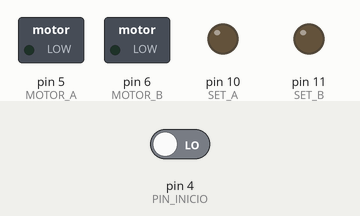
This sketch was run on a simulated Arduino Uno, built with avr-gcc and run on an emulated ATmega328P. On the bench: switched loads named in the sketch (green lamp = pin HIGH), output pins drawn as LEDs (lit = HIGH). Inputs (shaded band) come from the test bench; at power-on: pin 4 (PIN_INICIO) LOW. Pins used as bus, display or sensor lines are not drawn.

Above: at 1.2 s.
1.3 s: pin 4 (PIN_INICIO) driven HIGH
At 1.7 s:
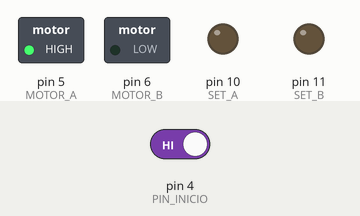
At 18.1 s:
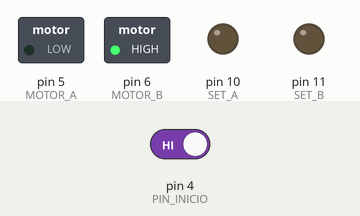
Timing chart, 0 to 18.9 s (numbered marks = the images above; inputs shaded):
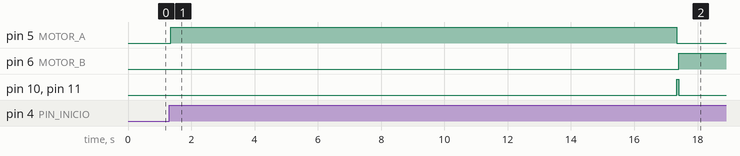

The sketch:

G5_Archivo_Arduino.ino
```cpp
// =====================================================
// CONTROL DE MOTOR + CONTADORES
// =====================================================
//
// PIN 4  -> Señal de inicio
// PIN 5  -> Motor A
// PIN 6  -> Motor B
// PIN 7  -> CLK contador ascendente (0 -> 15)
// PIN 9  -> CLK contador descendente (10 -> 0)
// PIN 10 -> SET contador descendente
// PIN 11 -> SET contador descendente
//
// SECUENCIA:
//
// PIN 4
//   |
//   +--> Motor dirección 1
//   |
//   +--> 15 pulsos PIN 7 (1 por segundo)
//   |
//   +--> Detener motor
//   |
//   +--> SET = 10 (PIN 10 y 11 una sola vez)
//   |
//   +--> Motor dirección 2
//   |
//   +--> 10 pulsos PIN 9 (1 por segundo)
//   |
//   +--> Detener motor
//   |
//   +--> Esperar nuevo inicio
//
// =====================================================


// -------------------------
// PINES
// -------------------------

const byte PIN_INICIO = 4;

const byte MOTOR_A = 5;
const byte MOTOR_B = 6;

const byte CLK_ASC = 7;
const byte CLK_DESC = 9;

const byte SET_A = 10;
const byte SET_B = 11;


// -------------------------
// TIEMPOS
// -------------------------

// Tiempo entre pulsos del contador
const unsigned long INTERVALO_PULSO = 1000;

// Duración del pulso HIGH
const unsigned long DURACION_PULSO = 50;

// Tiempo de debounce del botón/señal de inicio
const unsigned long DEBOUNCE = 50;


// -------------------------
// ESTADOS DEL SISTEMA
// -------------------------

enum Estado
{
  ESPERANDO,
  CONTANDO_ASCENDENTE,
  SETEANDO_10,
  CONTANDO_DESCENDENTE
};

Estado estado = ESPERANDO;


// -------------------------
// VARIABLES DE TIEMPO
// -------------------------

unsigned long ultimoPulso = 0;
unsigned long inicioSet = 0;


// -------------------------
// VARIABLES DE CONTADORES
// -------------------------

byte pulsosAsc = 0;
byte pulsosDesc = 0;


// -------------------------
// VARIABLES PARA PULSOS
// -------------------------

bool pulsoActivo = false;
byte pinPulsoActual = 255;
unsigned long inicioPulso = 0;


// -------------------------
// DEBOUNCE DE PIN 4
// -------------------------

bool lecturaInicioAnterior = LOW;
bool estadoInicioEstable = LOW;

unsigned long ultimoCambioInicio = 0;


// =====================================================
// MOTOR
// =====================================================

void motorDireccion1()
{
  digitalWrite(MOTOR_A, HIGH);
  digitalWrite(MOTOR_B, LOW);
}


void motorDireccion2()
{
  digitalWrite(MOTOR_A, LOW);
  digitalWrite(MOTOR_B, HIGH);
}


void detenerMotor()
{
  digitalWrite(MOTOR_A, LOW);
  digitalWrite(MOTOR_B, LOW);
}


// =====================================================
// INICIAR UN PULSO
// =====================================================

void iniciarPulso(byte pin)
{
  digitalWrite(pin, HIGH);

  pulsoActivo = true;
  pinPulsoActual = pin;
  inicioPulso = millis();
}


// =====================================================
// ACTUALIZAR PULSO
// =====================================================
//
// No utiliza delay().
// Arduino puede seguir ejecutando el programa mientras
// el pulso está activo.
// =====================================================

void actualizarPulso()
{
  if (pulsoActivo)
  {
    if (millis() - inicioPulso >= DURACION_PULSO)
    {
      digitalWrite(pinPulsoActual, LOW);

      pulsoActivo = false;
      pinPulsoActual = 255;
    }
  }
}


// =====================================================
// SETEAR CONTADOR EN 10
// =====================================================
//
// PIN 10 y PIN 11 se activan UNA SOLA VEZ.
// No se mandan 10 pulsos.
//
// Se asume que estos dos SET hacen que los bits
// correspondientes formen:
//
// 1010 = 10
// =====================================================

void iniciarSet10()
{
  digitalWrite(SET_A, HIGH);
  digitalWrite(SET_B, HIGH);

  inicioSet = millis();

  estado = SETEANDO_10;
}


void actualizarSet10()
{
  if (millis() - inicioSet >= DURACION_PULSO)
  {
    digitalWrite(SET_A, LOW);
    digitalWrite(SET_B, LOW);

    // Preparar contador descendente
    pulsosDesc = 0;

    // Comenzar inmediatamente el conteo
    motorDireccion2();

    ultimoPulso = millis();

    estado = CONTANDO_DESCENDENTE;
  }
}


// =====================================================
// DEBOUNCE + DETECCIÓN DE FLANCO
// =====================================================
//
// Devuelve true SOLO cuando PIN 4 pasa de LOW a HIGH
// y permanece estable.
// =====================================================

bool detectarInicio()
{
  bool lecturaActual = digitalRead(PIN_INICIO);

  if (lecturaActual != lecturaInicioAnterior)
  {
    ultimoCambioInicio = millis();
    lecturaInicioAnterior = lecturaActual;
  }

  if (millis() - ultimoCambioInicio >= DEBOUNCE)
  {
    if (lecturaActual != estadoInicioEstable)
    {
      estadoInicioEstable = lecturaActual;

      // Solo nos interesa LOW -> HIGH
      if (estadoInicioEstable == HIGH)
      {
        return true;
      }
    }
  }

  return false;
}


// =====================================================
// SETUP
// =====================================================

void setup()
{
  pinMode(PIN_INICIO, INPUT);

  pinMode(MOTOR_A, OUTPUT);
  pinMode(MOTOR_B, OUTPUT);

  pinMode(CLK_ASC, OUTPUT);
  pinMode(CLK_DESC, OUTPUT);

  pinMode(SET_A, OUTPUT);
  pinMode(SET_B, OUTPUT);


  // Estados iniciales

  detenerMotor();

  digitalWrite(CLK_ASC, LOW);
  digitalWrite(CLK_DESC, LOW);

  digitalWrite(SET_A, LOW);
  digitalWrite(SET_B, LOW);
}


// =====================================================
// LOOP
// =====================================================

void loop()
{
  // Actualizar señales temporizadas
  actualizarPulso();


  // ---------------------------------------------
  // ESPERANDO SEÑAL DE INICIO
  // ---------------------------------------------

  if (estado == ESPERANDO)
  {
    if (detectarInicio())
    {
      // Reiniciar contador ascendente
      pulsosAsc = 0;

      // Motor dirección 1
      motorDireccion1();

      // Preparar primer pulso
      ultimoPulso = millis();

      estado = CONTANDO_ASCENDENTE;
    }
  }


  // ---------------------------------------------
  // CONTADOR ASCENDENTE 0 -> 15
  // ---------------------------------------------

  else if (estado == CONTANDO_ASCENDENTE)
  {
    // No iniciar otro pulso mientras el anterior
    // todavía está HIGH.
    if (!pulsoActivo)
    {
      if (millis() - ultimoPulso >= INTERVALO_PULSO)
      {
        ultimoPulso = millis();

        iniciarPulso(CLK_ASC);

        pulsosAsc++;

        // Ya mandamos los 16 pulsos
        if (pulsosAsc >= 16)
        {
          estado = SETEANDO_10;

          // Detener motor antes de cambiar dirección
          detenerMotor();

          // Preparar SET
          inicioSet = millis();

          digitalWrite(SET_A, HIGH);
          digitalWrite(SET_B, HIGH);
        }
      }
    }
  }


  // ---------------------------------------------
  // SETEAR 10
  // ---------------------------------------------

  else if (estado == SETEANDO_10)
  {
    // El SET permanece HIGH durante 50 ms
    if (millis() - inicioSet >= DURACION_PULSO)
    {
      digitalWrite(SET_A, LOW);
      digitalWrite(SET_B, LOW);

      // El contador ya debe estar en:
      //
      // 1010 = 10
      //
      pulsosDesc = 0;

      // Cambiar motor de dirección
      motorDireccion2();

      // Esperar un segundo para el primer CLK
      ultimoPulso = millis();

      estado = CONTANDO_DESCENDENTE;
    }
  }


  // ---------------------------------------------
  // CONTADOR DESCENDENTE 10 -> 0
  // ---------------------------------------------

  else if (estado == CONTANDO_DESCENDENTE)
  {
    if (!pulsoActivo)
    {
      if (millis() - ultimoPulso >= INTERVALO_PULSO)
      {
        ultimoPulso = millis();

        iniciarPulso(CLK_DESC);

        pulsosDesc++;

        // 10 pulsos:
        //
        // 10 -> 9
        //  9 -> 8
        //  ...
        //  1 -> 0
        //
        if (pulsosDesc >= 10)
        {
          detenerMotor();

          estado = ESPERANDO;
        }
      }
    }
  }
}
```

Measured:
- after the input at 1.3 s, pin 5 (MOTOR_A): LOW → HIGH after 0.05 s, → LOW 16.0 s later; pin 6 (MOTOR_B): LOW → HIGH after 16.1 s; pin 10 (SET_A), pin 11 (SET_B): LOW → HIGH after 16.1 s, → LOW 0.05 s later
